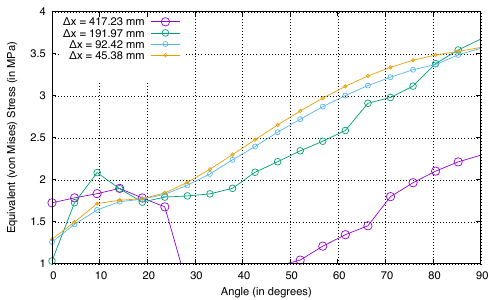

Write gnuplot code to recreate this figure.
set term pdfcairo dashed enhanced
set datafile separator " "

set output "sigmaEq.pdf"

#set size ratio 1

#set style line 1 linecolor rgb 'black' linetype 6 linewidth 1 ps 1
#set style line 2 linecolor rgb 'red' linetype 4 linewidth 1 ps 1 dashtype 2
#set style line 3 linecolor rgb 'blue' linetype 2 linewidth 1 ps 1 dashtype 3
#set style line 4 linecolor rgb 'green' linetype 1 linewidth 1 ps 1 dashtype 4

set grid
set xrange [0:90]
set yrange [1:4]
set xtics
#set xtics add (5, 25, 50)
set ytics
#set logscale x
#set logscale y
#set ytics 0.002
set xlabel "Angle (in degrees)"
set ylabel "Equivalent (von Mises) Stress (in MPa)"
set key left top;

# Average mesh spacing is calculate as cbrt(totalVolume/numCells)
#dx=0.04

#0.04538297984 = mesh 4

# Assume the mesh spacing is being halved for each succesive mesh
plot \
    "mesh.1.macbook-pro-m3/sampleLineSigmaEq.txt" u ($1*180/pi):(1e-6*$5) w lp pt 6 ps 1 t "{/Symbol \D}x = 417.23 mm", \
    "mesh.2.macbook-pro-m3/sampleLineSigmaEq.txt" u ($1*180/pi):(1e-6*$5) w lp pt 6 ps 0.8 t "{/Symbol \D}x = 191.97 mm", \
    "mesh.3.macbook-pro-m3/sampleLineSigmaEq.txt" u ($1*180/pi):(1e-6*$5) w lp pt 6 ps 0.6 t "{/Symbol \D}x = 92.42 mm", \
    "mesh.4.macbook-pro-m3/sampleLineSigmaEq.txt" u ($1*180/pi):(1e-6*$5) w lp pt 6 ps 0.4 t "{/Symbol \D}x = 45.38 mm", \
    "mesh.5.macbook-pro-m3/sampleLineSigmaEq.txt" u ($1*180/pi):(1e-6*$5) w lp pt 6 ps 0.2 t "{/Symbol \D}x = 22.49 mm", \
    "mesh.6.macbook-pro-m3/sampleLineSigmaEq.txt" u ($1*180/pi):(1e-6*$5) w lp pt 6 ps 0.1 t "{/Symbol \D}x = 11.03 mm"
